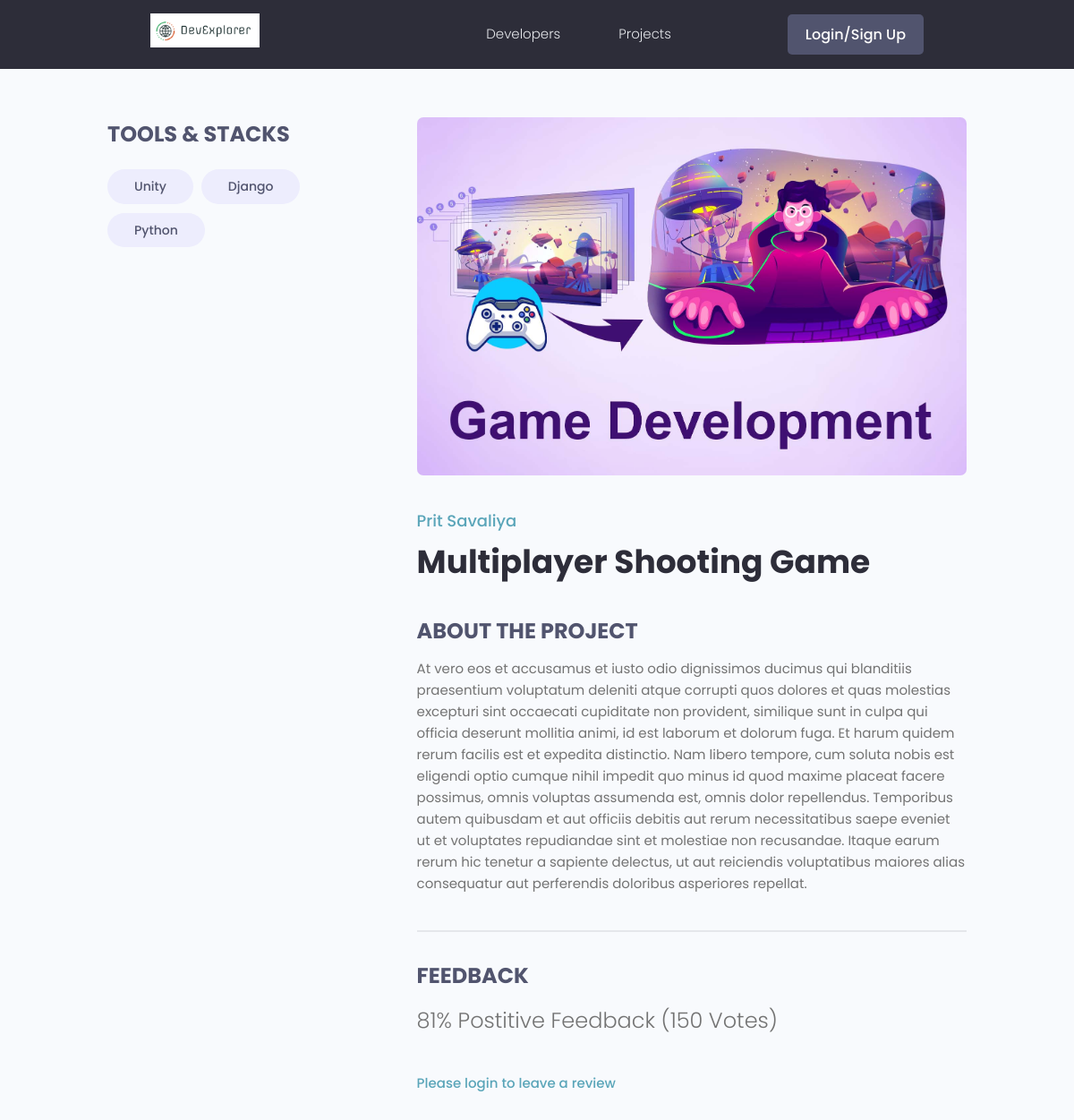
Page /projects/project/547c503f-f9e0-4bd2-8ae6-8e1a3d11d9c0/ on the earlier database version.
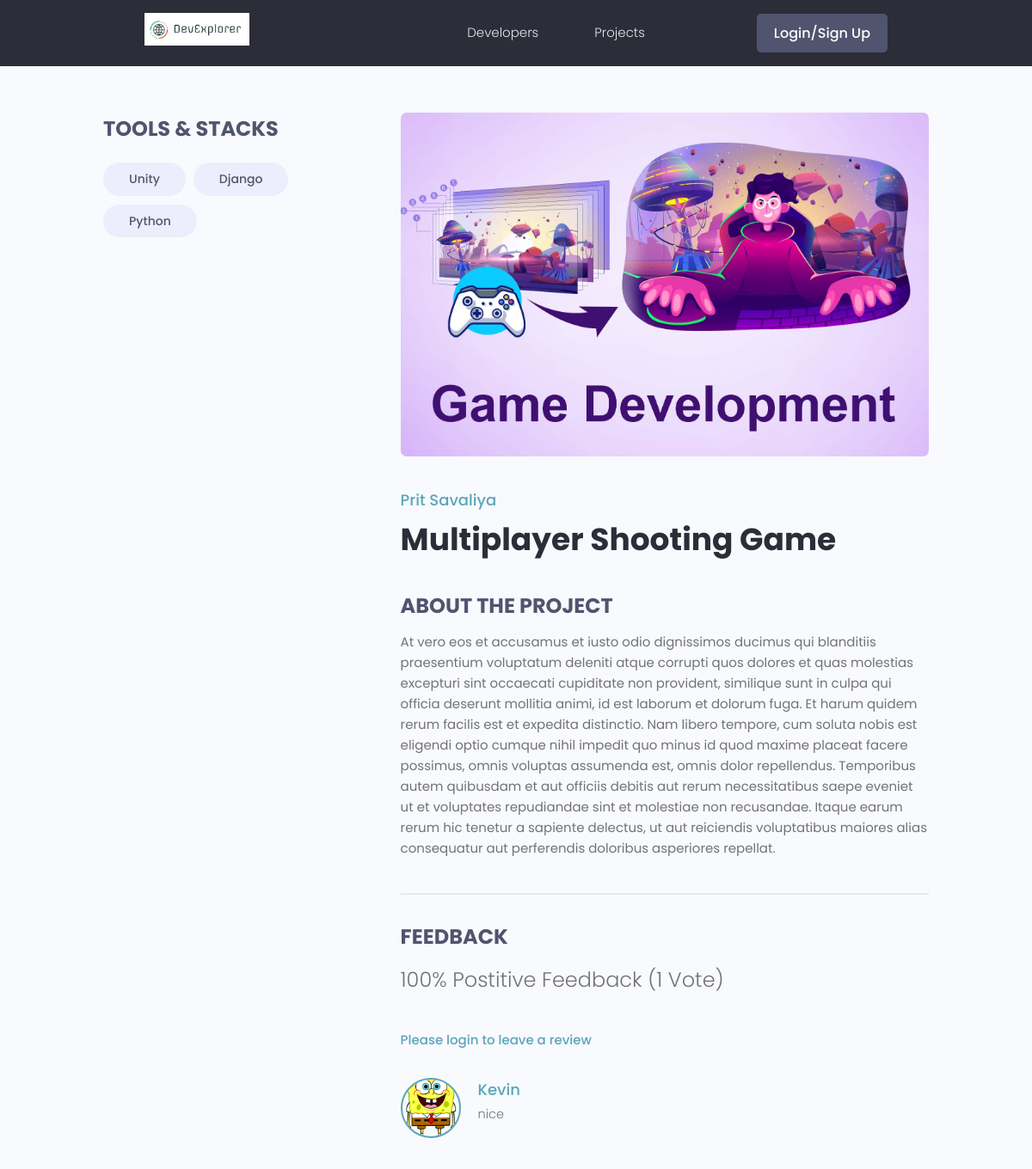
Same page on the later database version.
### projects/models.py (models this page shows, shortened)
class Tag(models.Model):
    name = models.CharField(max_length=200)
    created = models.DateTimeField(auto_now_add=True)
    id = models.UUIDField(default=uuid.uuid4, unique=True,
                          primary_key=True, editable=False)
    def __str__(self):
        return self.name

class Project(models.Model):
    owner = models.ForeignKey(
        Profile, null=True, blank=True, on_delete=models.SET_NULL)
    title = models.CharField(max_length=200)
    description = models.TextField(null=True, blank=True)
    featured_image = models.ImageField(
        null=True, blank=True, default='default.jpg')
    demo_link = models.CharField(max_length=2000, null=True, blank=True)
    source_link = models.CharField(max_length=2000, null=True, blank=True)
    tags = models.ManyToManyField('Tag', blank=True)
    vote_total = models.IntegerField(default=0, null=True, blank=True)
    vote_ratio = models.IntegerField(default=0, null=True, blank=True)
    created = models.DateTimeField(auto_now_add=True)
    id = models.UUIDField(default=uuid.uuid4, unique=True,
                          primary_key=True, editable=False)
    class Meta:
        ordering = ['-vote_ratio', '-vote_total', 'title']
    @property
    def reviewers(self):
        queryset = self.review_set.all().values_list('owner__id', flat=True)
        return queryset

class Review(models.Model):
    VOTE_TYPE = (
        ('up', 'Up Vote'),
        ('down', 'Down Vote')
    )
    owner = models.ForeignKey(Profile, on_delete=models.CASCADE, null=True)
    project = models.ForeignKey(Project, on_delete=models.CASCADE)
    body = models.TextField(null=True, blank=True)
    value = models.CharField(max_length=200, choices=VOTE_TYPE)
    created = models.DateTimeField(auto_now_add=True)
    id = models.UUIDField(default=uuid.uuid4, unique=True,
                          primary_key=True, editable=False)
    class Meta:
        unique_together = [['owner', 'project']]

### users/models.py (models this page shows, shortened)
class Profile(models.Model):
    user = models.OneToOneField(
        User, on_delete=models.CASCADE, null=True, blank=True)
    name = models.CharField(max_length=200, blank=True, null=True)
    email = models.EmailField(max_length=500, blank=True, null=True)
    username = models.CharField(max_length=200, blank=True, null=True)
    location = models.CharField(max_length=200, blank=True, null=True)
    short_intro = models.CharField(max_length=200, blank=True, null=True)
    bio = models.TextField(blank=True, null=True)
    profile_image = models.ImageField(
        blank=True, null=True, upload_to='profiles/', default='profiles/user-default.png')
    social_github = models.CharField(max_length=200, blank=True, null=True)
    social_twitter = models.CharField(max_length=200, blank=True, null=True)
    social_linkedin = models.CharField(max_length=200, blank=True, null=True)
    social_youtube = models.CharField(max_length=200, blank=True, null=True)
    social_website = models.CharField(max_length=200, blank=True, null=True)
    created = models.DateTimeField(auto_now_add=True)
    id = models.UUIDField(default=uuid.uuid4, unique=True,
                          primary_key=True, editable=False)
    class Meta:
        ordering=['created']

### projects/views.py (the view, shortened to what this page needs)
# urls.py: path("project/<str:pk>/", views.project, name="project"),
def project(request, pk):
    projectObj = Project.objects.get(id=pk)
    form = ReviewForm()
    return render(request, 'projects/single-project.html', {'project': projectObj, 'form': form})

### projects/templates/projects/single-project.html (shortened to what this page needs)
{% extends 'main.html' %} {% block content %}
<br />
<main class="singleProject my-md">
  <div class="container">
    <div class="layout">
      <div class="column column--1of3">
        <h3 class="singleProject__subtitle">Tools & Stacks</h3>
        <div class="singleProject__toolStack">
          {% for tag in project.tags.all %}
          <span class="tag tag--pill tag--sub tag--lg">
            <small>{{tag}}</small>
          </span>
          {% endfor %}
        </div>
      </div>
      <div class="column column--2of3">
        <img class="singleProject__preview" src="{{ project.featured_image.url }}" alt="portfolio thumbnail" />
        <a href="profile.html" class="singleProject__developer">{{project.owner.name}}</a>
        <h2 class="singleProject__title">{{project.title}}</h2>
        <h3 class="singleProject__subtitle">About the Project</h3>
        <div class="singleProject__info">{{project.description}}</div>
        <div class="comments">
          <h3 class="singleProject__subtitle">Feedback</h3>
          <h5 class="project--rating">
            {{project.vote_ratio}}% Postitive Feedback ({{project.vote_total}}
            Vote{{project.vote_total|pluralize:"s"}})
          </h5>
          {% if request.user.profile.id in project.reviewers %}
          <p>You have already submitted your review for this project</p>
          {% elif request.user.profile == project.owner %}
          <p>You cannot review your own work</p>
          {% else %}
          <a href="{% url 'login' %}?next={{request.path}}">Please login to leave a review</a>
          {% endif %}
          <div class="commentList">
            {% for review in project.review_set.all %}
            {% if review.body %}
            <div class="comment">
              <a href="{% url 'user-profile' review.owner.id %}">
                <img class="avatar avatar--md" src="{{review.owner.profile_image.url}}" alt="user" />
              </a>
              <div class="comment__details">
                <a href="{% url 'user-profile' review.owner.id %}" class="comment__author">{{review.owner.name}}</a>
                <p class="comment__info">
                  {{review.body|linebreaksbr}}
                </p>
              </div>
            </div>
            {% endif %}
            {% endfor %}
          </div>
        </div>
      </div>
    </div>
  </div>
</main>
{% endblock content%}

Differences in the rows shown:
changed Project "Multiplayer Shooting Game": vote_ratio "81" → "100"; vote_total "150" → "1"
added Review: owner.profile_image (picture), owner.name "Kevin", body "nice"
